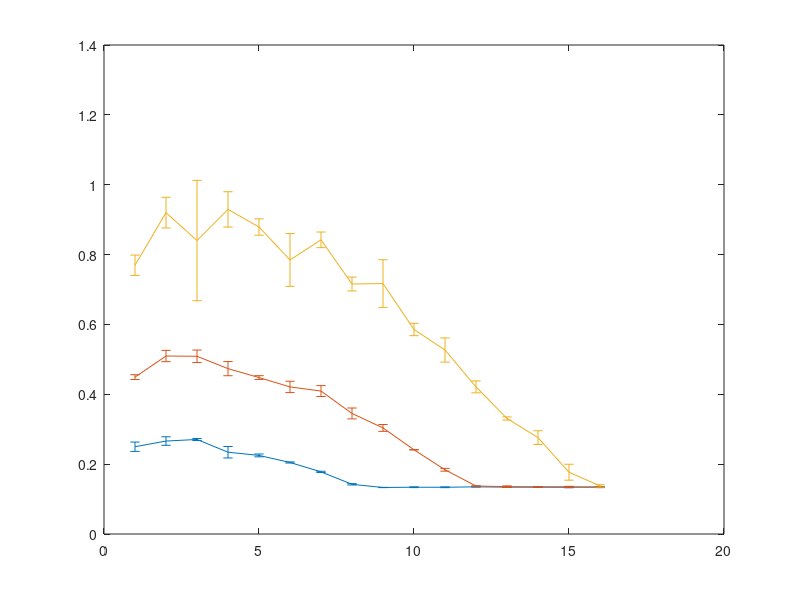

MATLAB code to generate this figure: (Note: this script raises an error after producing the figure.)
%%Glucose assay, raw values, averaged between both hxt4 replicates and GFP
%replicates
OD=[0.337799996 0.334300011 0.329899997 0.33829999 0.325300008 0.336600006 0.316599995 0.314900011 0.310299993 0.337199986 0.301400006 0.30219999;0.353599995 0.354600012 0.33860001 0.341399997 0.320899993 0.322600007 0.354499996 0.36469999 0.346199989 0.351599991 0.338999987 0.336100012;0.375499994 0.371800005 0.357899994 0.359100014 0.341100007 0.341600001 0.416700006 0.386700004 0.378300011 0.3741 0.359699994 0.363700002;0.406500012 0.405900002 0.413199991 0.4014 0.374599993 0.379400015 0.425799996 0.432700008 0.425199986 0.419099987 0.396100014 0.392800003;0.466899991 0.463499993 0.462599993 0.471100003 0.44780001 0.450399995 0.505400002 0.505699992 0.493099988 0.493499994 0.464399993 0.435600013;0.553900003 0.573000014 0.567200005 0.56220001 0.541999996 0.540000021 0.574999988 0.576499999 0.567600012 0.566999972 0.547900021 0.544700027;0.637600005 0.638300002 0.620100021 0.640200019 0.61589998 0.611699998 0.655799985 0.655700028 0.653400004 0.660300016 0.629400015 0.613499999;0.72329998 0.716300011 0.720899999 0.721800029 0.700100005 0.708599985 0.727800012 0.733299971 0.729099989 0.739899993 0.702499986 0.689300001;0.744700015 0.751699984 0.797100008 0.787899971 0.77609998 0.779399991 0.773899972 0.775699973 0.805599988 0.787800014 0.76789999 0.778100014;0.785399973 0.787 0.919799984 0.917599976 0.877200007 0.868499994 0.813899994 0.806400001 0.914799988 0.908200026 0.895099998 0.908500016;0.816200018 0.817700028 1.029600024 1.040799975 1.006399989 1.008900046 0.833599985 0.837499976 1.042899966 1.005599976 0.981999993 1.004799962;0.823199987 0.827000022 1.116799951 1.10650003 1.097100019 1.121899962 0.842700005 0.847899973 1.078099966 1.089400053 1.042299986 1.085500002;0.865800023 0.870299995 1.132400036 1.131299973 1.188500047 1.192199945 0.857599974 0.861100018 1.10860002 1.133100033 1.22179997 1.178799987;0.878400028 0.882099986 1.135200024 1.125499964 1.287799954 1.276800036 0.876600027 0.882300019 1.130300045 1.139999986 1.239199996 1.242799997;0.868200004 0.877600014 1.108899951 1.110700011 1.314900041 1.312899947 0.899200022 0.905600011 1.127300024 1.122400045 1.324900031 1.321400046;0.925800025 0.931400001 1.146199942 1.147600055 1.350000024 1.351699948 0.913299978 0.920099974 1.137799978 1.13349998 1.337100029 1.354400039]
glucoseAssay= [0.232700005 0.246900007 0.458099991 0.441399992 0.771399975 0.806699991 0.263900012 0.255899996 0.448100001 0.449099988 0.763899982 0.735800028;0.248899996 0.266099989 0.497799993 0.532999992 0.957400024 0.958800018 0.275200009 0.274399996 0.5079 0.499599993 0.878099978 0.886200011;0.273699999 0.267800003 0.487800002 0.500400007 0.910300016 0.920099974 0.2685 0.272500008 0.526000023 0.521099985 0.947300017 0.582799971;0.212500006 0.230499998 0.450800002 0.472900003 0.888599992 0.940100014 0.245399997 0.248199999 0.500100017 0.469999999 0.89230001 0.996599972;0.224700004 0.2245 0.444700003 0.442900002 0.892199993 0.892199993 0.220500007 0.230299994 0.4551 0.448900014 0.887300014 0.843900025;0.206200004 0.203700006 0.436500013 0.433200002 0.854900002 0.843200028 0.203199998 0.206100002 0.411300004 0.403499991 0.736100018 0.70450002;0.175799996 0.180000007 0.388300002 0.407599986 0.82130003 0.852500021 0.178399995 0.177399993 0.416900009 0.424299985 0.868700027 0.826200008;0.139500007 0.143900007 0.326900005 0.341600001 0.699999988 0.697000027 0.143000007 0.142800003 0.364600003 0.347499996 0.734499991 0.731299996;0.133100003 0.133599997 0.297600001 0.293199986 0.636900008 0.705799997 0.132699996 0.133200005 0.3134 0.310499996 0.72240001 0.802900016;0.133399993 0.133499995 0.240799993 0.240700006 0.569299996 0.586000025 0.133300006 0.135499999 0.241799995 0.240999997 0.576699972 0.610099971;0.132200003 0.134200007 0.179700002 0.1831 0.535099983 0.568199992 0.134100005 0.1347 0.189300001 0.183500007 0.518599987 0.485000014;0.134599999 0.135199994 0.137099996 0.1373 0.404399991 0.423299998 0.135700002 0.1347 0.138300002 0.137099996 0.444099993 0.412999988;0.133699998 0.133599997 0.132799998 0.134900004 0.3292 0.333700001 0.134599999 0.134800002 0.136099994 0.138300002 0.335000008 0.325100005;0.133599997 0.134599999 0.135299996 0.133699998 0.260800004 0.257499993 0.1338 0.134299994 0.135100007 0.135600001 0.295899987 0.289700001;0.135299996 0.134800002 0.134900004 0.137099996 0.159700006 0.154699996 0.1329 0.132300004 0.1338 0.1347 0.196400002 0.196700007;0.135000005 0.135199994 0.133900002 0.134499997 0.134299994 0.135000005 0.135199994 0.134299994 0.133699998 0.132300004 0.141599998 0.139599994]
gaFL=[2747 2683 2830 2804 2862 2822 1639 1620 1606 1742 1677 1598;2582 2622 2576 2640 2710 2685 1607 1587 1632 1626 1587 1607;2626 2657 2694 2677 2719 2686 1634 1692 1740 1671 1738 1660;2780 2742 2787 2716 2773 2724 1703 1723 1759 1718 1765 1789;3123 2985 2753 2812 2762 2787 1848 1815 1847 1881 1874 1900;3931 3671 3175 3173 2933 2970 2010 1978 2018 2000 2010 2035;5113 4645 3610 3607 2930 2989 2211 2290 2240 2236 2255 2257;6785 6161 4497 4656 3442 3458 2371 2351 2353 2385 2316 2468;6924 6920 6182 5917 4017 4096 2535 2574 2778 2718 2749 2829;5629 5762 8300 8407 5123 5144 2520 2567 3173 3110 3067 3085;5061 4969 11857 11888 6852 7179 2580 2562 3583 3658 3514 3652;4762 4466 14211 14168 9283 9731 2541 2521 3946 3856 3954 3982;4571 4453 13439 13489 11835 11950 2575 2563 3970 3903 4533 4569;4481 4405 11082 11093 14624 15226 2524 2573 3905 3875 4975 4998;4297 4220 8935 8995 17158 18143 2555 2560 3933 3898 5150 5351;4361 4324 7930 8013 17253 17629 2655 2646 3944 3937 5594 5600]

gaFLcorrected= gaFL- repmat([repmat(mean(gaFL(:, [7:8]),2),1,2), repmat(mean(gaFL(:, [9:10]) ,2),1,2) ,repmat(mean(gaFL(:, [11:12]) ,2), 1,2)] , 1,2)

FLOD= gaFLcorrected./OD
figure; errorbar(mean(glucoseAssay(:,[1,2,7,8])'), std(glucoseAssay(:,[1,2,7,8])'))
hold on; errorbar(mean(glucoseAssay(:,[3,4,9,10])'), std(glucoseAssay(:,[3,4,9,10])'))
hold on; errorbar(mean(glucoseAssay(:,[5,6,11,12])'), std(glucoseAssay(:,[5,6,11,12])'))

%%Glucose assay, scaled values such that top concentration is 2


gatime= hours(duration([00,00,00;
00,29,09;
00,58,40;
01,29,19;
01,59,19;
02,29,21;
02,59,19;
03,29,18;
03,59,19;
04,29,19;
04,59,20;
05,29,19;
05,59,19;
06,29,20;
06,59,18;
07,29,20;]));

glucoseAssayScaled=log10(glucoseAssay*2.3)
figure;
errorbar(gatime,mean(glucoseAssayScaled(:,[1,2,7,8])'), std(glucoseAssayScaled(:,[1,2,7,8])'))
hold on; errorbar(gatime, mean(glucoseAssayScaled(:,[3,4,9,10])'), std(glucoseAssayScaled(:,[3,4,9,10])'))
hold on; errorbar(gatime, mean(glucoseAssayScaled(:,[5,6,11,12])'), std(glucoseAssayScaled(:,[5,6,11,12])'))

%%
figure
errorbar(gatime,mean(gaFL(:,[1,2])'), std(gaFL(:,[1,2])'))
hold on; errorbar(gatime, mean(gaFL(:,[3,4])'), std(gaFL(:,[3,4])'))
hold on; errorbar(gatime, mean(gaFL(:,[5,6])'), std(gaFL(:,[5,6])'))

%%
figure
errorbar(gatime,mean(gaFL(:,[1,2])'), std(gaFL(:,[1,2])'))
hold on; errorbar(gatime, mean(gaFLcorrected(:,[3,4])'), std(gaFLcorrected(:,[3,4])'))
hold on; errorbar(gatime, mean(gaFLcorrected(:,[5,6])'), std(gaFLcorrected(:,[5,6])'))



%%
figure; plot( mean(glucoseAssay(:,[1,2,7,8])'), mean(gaFL(:,[1,2])'))
hold on; plot( mean(glucoseAssay(:,[3,4,9,10])'), mean(gaFL(:,[3,4])'))
hold on; plot( mean(glucoseAssay(:,[5,6,11,12])'), mean(gaFL(:,[5,6])') )

figure; scatter( stretchMatrix(glucoseAssay(1:9,[1,2])), stretchMatrix(gaFL(1:9,[1,2])))
hold on; scatter( stretchMatrix(glucoseAssay(1:12,[3,4])), stretchMatrix(gaFL(1:12,[3,4])))
hold on; scatter( stretchMatrix(glucoseAssay(:,[5,6])), stretchMatrix(gaFL(:,[5,6])) )


%% scatterplot with glucose quantification on x axis

figure; scatter( stretchMatrix(glucoseMeasure(1:9,[1,2])), stretchMatrix(gaFL(1:9,[1,2])), '^')
hold on; scatter( stretchMatrix(glucoseMeasure(1:12,[3,4])), stretchMatrix(gaFL(1:12,[3,4])), 'o')
hold on; scatter( stretchMatrix(glucoseMeasure(:,[5,6])), stretchMatrix(gaFL(:,[5,6])) ,  's')
xlabel('% Glucose')
ylabel('Raw GFP')

%% scatterplot with glucose quantification on x axis

figure; scatter( stretchMatrix(glucoseMeasure(1:9,[1,2])), stretchMatrix(gaFLcorrected(1:9,[1,2])))
hold on; scatter( stretchMatrix(glucoseMeasure(1:12,[3,4])), stretchMatrix(gaFLcorrected(1:12,[3,4])))
hold on; scatter( stretchMatrix(glucoseMeasure(:,[5,6])), stretchMatrix(gaFLcorrected(:,[5,6])) )



%% plotting OD
figure
errorbar(gatime,mean(OD(:,[1,2])'), std(OD(:,[1,2])'))
hold on; errorbar(gatime, mean(OD(:,[3,4])'), std(OD(:,[3,4])'))
hold on; errorbar(gatime, mean(OD(:,[5,6])'), std(OD(:,[5,6])'))

%% plotting FL per od

figure
errorbar(gatime,mean(FLOD(:,[1,2])'), std(FLOD(:,[1,2])'))
hold on; errorbar(gatime, mean(FLOD(:,[3,4])'), std(FLOD(:,[3,4])'))
hold on; errorbar(gatime, mean(FLOD(:,[5,6])'), std(FLOD(:,[5,6])'))


figure; scatter( stretchMatrix(glucoseAssay(1:9,[1,2])), stretchMatrix(FLOD(1:9,[1,2])))
hold on; scatter( stretchMatrix(glucoseAssay(1:12,[3,4])), stretchMatrix(FLOD(1:12,[3,4])))
hold on; scatter( stretchMatrix(glucoseAssay(:,[5,6])), stretchMatrix(FLOD(:,[5,6])) )


%% transforming the glucose assay into glucose units
%values of known starting glucose concentrations
lineX= [zeros(12,1), repmat([0.4, 0.4, 1,1,2,2]', 2,1)]
%%values of the first timepoint. used as a standard
lineY=[glucoseAssay(end,:)', glucoseAssay(1, :)']
%%values of the second timepoint. just to prove that it is also a line
lineY2=[glucoseAssay(end,:)', glucoseAssay(2, :)']

b=[ones(24,1), stretchMatrix(lineX)]\stretchMatrix(lineY);
intercept= b(1);
slope= b(2);

b2=[ones(24,1), stretchMatrix(lineX)]\stretchMatrix(lineY2);
intercept2= b2(1);
slope2= b2(2);

figure; 
scatter(stretchMatrix(lineX), stretchMatrix(lineY), 'MarkerEdgeColor', 'blue');
hold on; plot(stretchMatrix(lineX),[ones(24,1), stretchMatrix(lineX)]*b, 'color', 'blue');
hold on; scatter(stretchMatrix(lineX), stretchMatrix(lineY2), 'MarkerEdgeColor', 'red');
hold on; plot(stretchMatrix(lineX),[ones(24,1), stretchMatrix(lineX)]*b2, 'color', 'red');



glucoseMeasure= ((glucoseAssay-intercept)/slope);


figure; 
errorbar(mean(glucoseMeasure(:,[1,2,7,8])'), std(glucoseMeasure(:,[1,2,7,8])'), '-^', 'MarkerFaceColor', 'blue' )
yyaxis right
%errorbar(mean(OD(:,[1,2,7,8])'), std(OD(:,[1,2,7,8])'), '-o', 'MarkerFaceColor', 'magenta' )
errorbar(mean(gaFL(:,[1,2])'), std(gaFL(:,[1,2])'), '-s', 'MarkerFaceColor', [0,0.7, 0.7],'MarkerEdgeColor', [0,0.7, 0.7], 'Color',  [0,0.7, 0.7] )



figure; 
subplot(3,1,1)
errorbar( gatime, mean(glucoseMeasure(:,[1,2,7,8])'), std(glucoseMeasure(:,[1,2,7,8])'), '-^', 'MarkerFaceColor', 'blue' )
ylim([0, 0.5])
yyaxis right
%errorbar(mean(OD(:,[1,2,7,8])'), std(OD(:,[1,2,7,8])'), '-o', 'MarkerFaceColor', 'magenta' )
errorbar(gatime, mean(gaFL(:,[1,2])'), std(gaFL(:,[1,2])'), '-s', 'MarkerFaceColor', [0,0.7, 0.7],'MarkerEdgeColor', [0,0.7, 0.7], 'Color',  [0,0.7, 0.7] )

subplot(3,1,2)
errorbar(gatime, mean(glucoseMeasure(:,[3,4,9,10])'), std(glucoseMeasure(:,[3,4,9,10])'), '-^', 'MarkerFaceColor', 'blue' )
ylim([0, 1.2])
yyaxis right
%errorbar(mean(OD(:,[1,2,7,8])'), std(OD(:,[1,2,7,8])'), '-o', 'MarkerFaceColor', 'magenta' )
errorbar(gatime, mean(gaFL(:,[3,4])'), std(gaFL(:,[3,4])'), '-s', 'MarkerFaceColor', [0,0.7, 0.7],'MarkerEdgeColor', [0,0.7, 0.7], 'Color',  [0,0.7, 0.7] )

subplot(3,1,3)
errorbar(gatime,mean(glucoseMeasure(:,[5,6,11,12])'), std(glucoseMeasure(:,[5,6,11,12])'), '-^', 'MarkerFaceColor', 'blue' )
ylim([0, 3])
yyaxis right
%errorbar(mean(OD(:,[1,2,7,8])'), std(OD(:,[1,2,7,8])'), '-o', 'MarkerFaceColor', 'magenta' )
errorbar(gatime, mean(gaFL(:,[5,6])'), std(gaFL(:,[5,6])'), '-s', 'MarkerFaceColor', [0,0.7, 0.7],'MarkerEdgeColor', [0,0.7, 0.7], 'Color',  [0,0.7, 0.7] )


hold on; errorbar(mean(glucoseMeasure(:,[3,4,9,10])'), std(glucoseMeasure(:,[3,4,9,10])'), '^', 'MarkerFaceColor', 'blue')
hold on; errorbar(mean(glucoseMeasure(:,[5,6,11,12])'), std(glucoseMeasure(:,[5,6,11,12])'), '^', 'MarkerFaceColor', 'blue')





